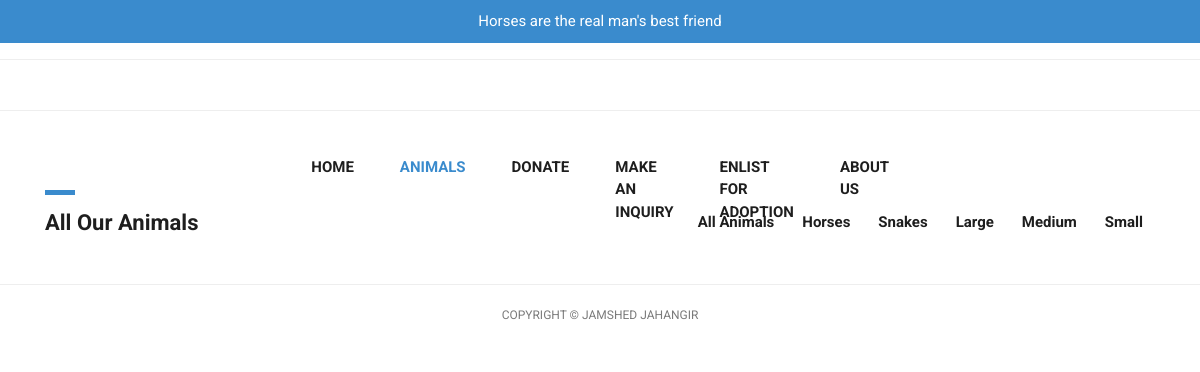
The page /animals.php on the database as committed earlier.
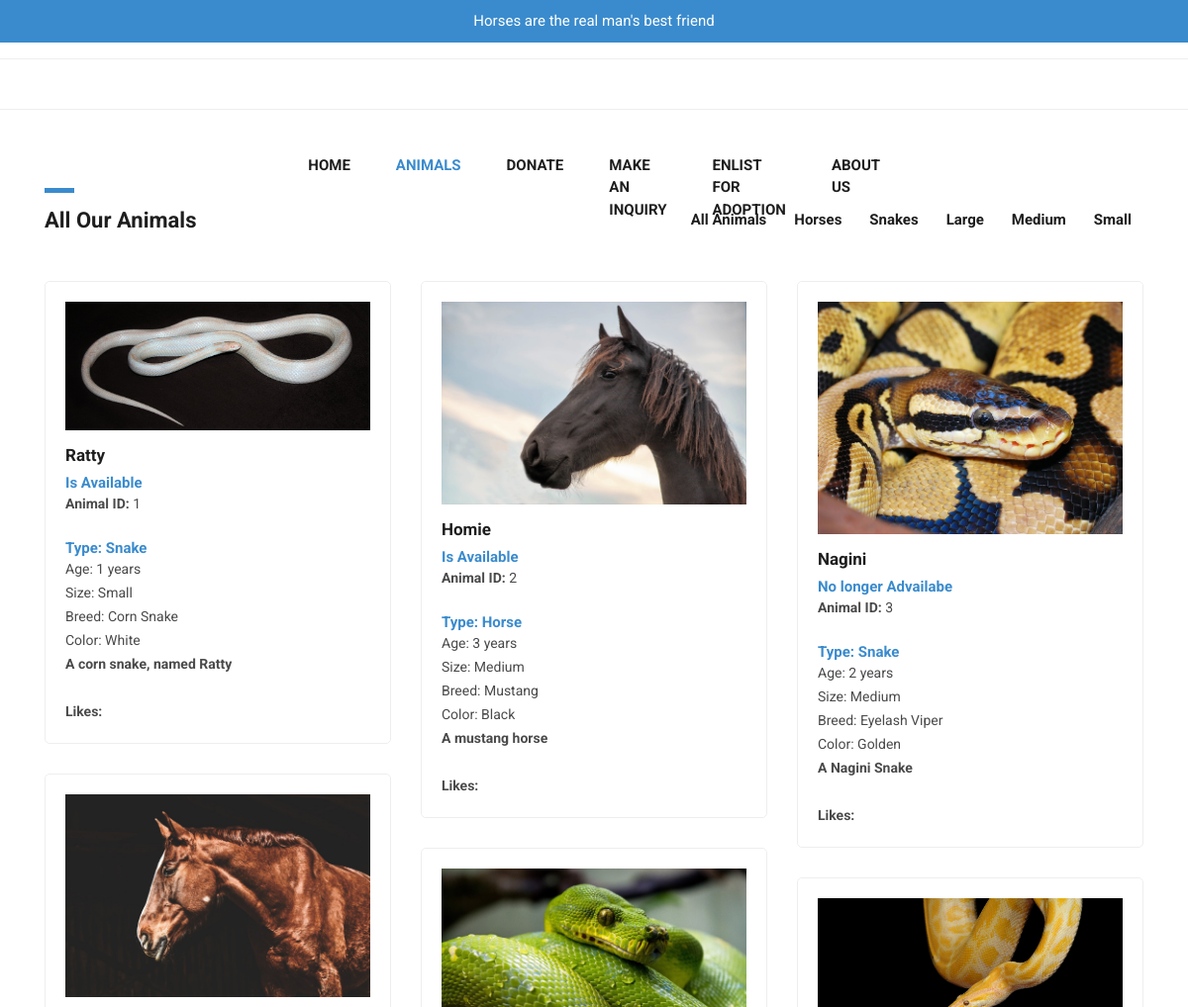
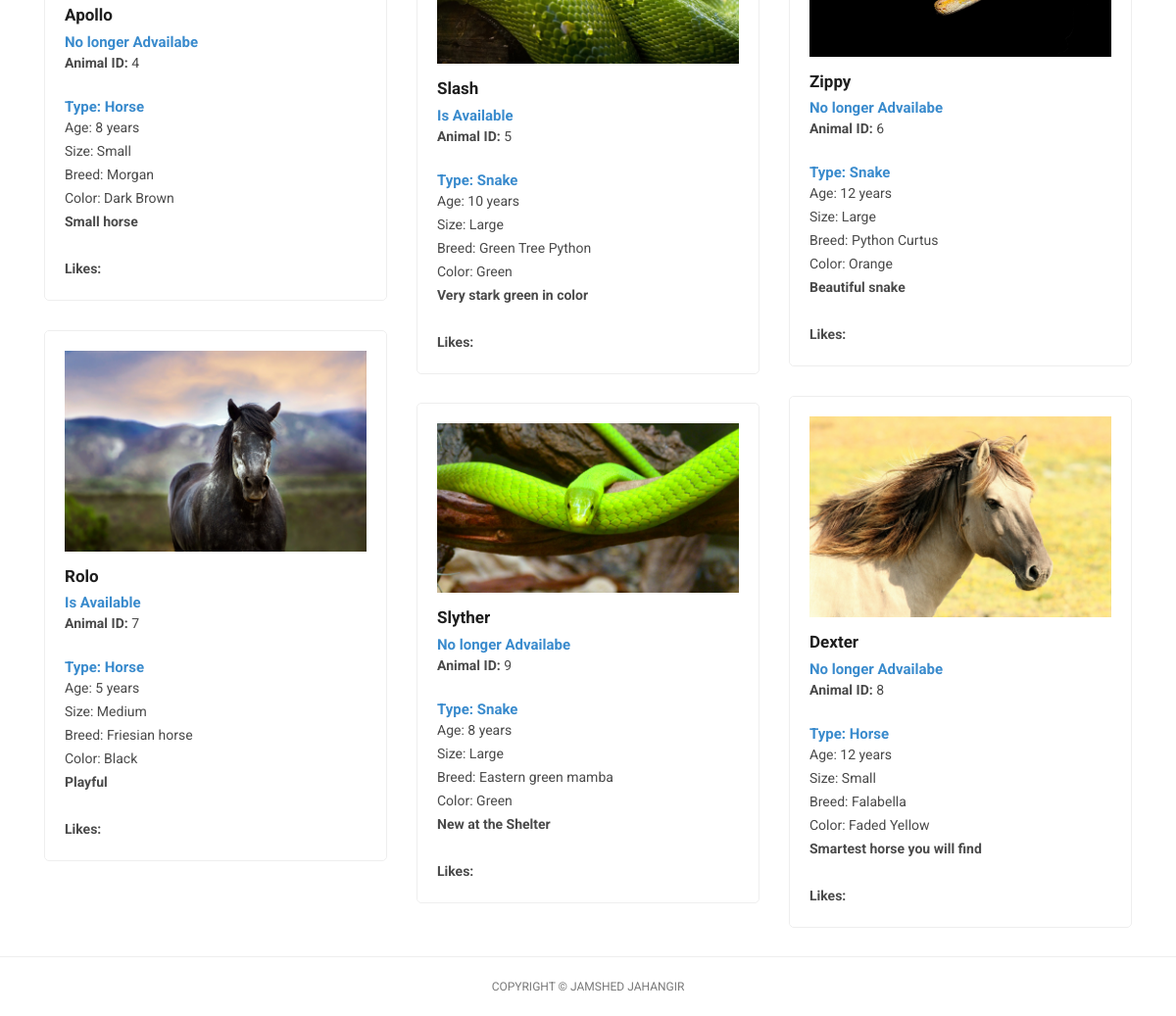
The same page on the database as committed later (2 pictures, top to bottom).
### tables this page shows
CREATE TABLE `ANIMAL` (
  `Animal_ID` int(11) NOT NULL,
  `Animal_type` varchar(20) NOT NULL,
  `Name` varchar(100) NOT NULL,
  `Age` int(11) NOT NULL,
  `Size` varchar(10) NOT NULL,
  `Breed` varchar(50) NOT NULL,
  `Color` varchar(20) NOT NULL,
  `Posted_date` datetime NOT NULL,
  `Description` varchar(1000) DEFAULT NULL,
  `Is_available` tinyint(1) NOT NULL,
  `Num_of_likes` int(11) DEFAULT NULL
);

### animals.php (the view, shortened to what this page needs)
<?php
$servername = "localhost";
$username = "root";
$password = "root";
$dbname = "ANIMAL_SHELTER";
$conn = new mysqli($servername, $username, $password, $dbname);
?>
<!DOCTYPE html>
<html lang="en">
  <head>
    <link href="vendor/bootstrap/css/bootstrap.min.css" rel="stylesheet">
    <link rel="stylesheet" href="assets/css/fontawesome.css">
    <link rel="stylesheet" href="assets/css/tooplate-main.css">
    <link rel="stylesheet" href="assets/css/owl.css">
  </head>
  <body>
    <div id="pre-header">
      <div class="container">
        <div class="row">
          <div class="col-md-12">
            <span>Horses are the real man's best friend</span>
          </div>
        </div>
      </div>
    </div>
    <nav class="navbar navbar-expand-lg navbar-dark bg-dark static-top">
      <div class="container">
        <div class="collapse navbar-collapse" id="navbarResponsive">
          <ul class="navbar-nav ml-auto">
            <li class="nav-item">
              <a class="nav-link" href="index.php">Home</a>
            </li>
            <li class="nav-item active">
              <a class="nav-link" href="animals.php">Animals
              </a>
            </li>
            <li class="nav-item">
              <a class="nav-link" href="donate_money.php">Donate</a>
            </li>
            <li class="nav-item">
              <a class="nav-link" href="make_inquiry.php">Make an Inquiry</a>
            </li>
            <li class="nav-item">
              <a class="nav-link" href="add_animal.php">Enlist for Adoption</a>
            </li>
            <li class="nav-item">
              <a class="nav-link" href="about.html">About Us</a>
            </li>
          </ul>
        </div>
      </div>
    </nav>
    <div class="featured-page">
      <div class="container">
        <div class="row">
          <div class="col-md-4 col-sm-12">
            <div class="section-heading">
              <div class="line-dec"></div>
              <h1>All Our Animals</h1>
            </div>
          </div>
          <div class="col-md-8 col-sm-12">
            <div id="filters" class="button-group">
              <button class="btn btn-primary" data-filter="*">All Animals</button>
              <button class="btn btn-primary" data-filter=".Horse">Horses</button>
              <button class="btn btn-primary" data-filter=".Snake">Snakes</button>
              <button class="btn btn-primary" data-filter=".Large">Large</button>
              <button class="btn btn-primary" data-filter=".Medium">Medium</button>
              <button class="btn btn-primary" data-filter=".Small">Small</button>
            </div>
          </div>
        </div>
      </div>
    </div>
    <div class="featured container no-gutter">
        <div class="row posts">
          <?php
          $query = "SELECT * FROM ANIMAL";
          $i = 1;
          if($result = $conn->query($query) )
          {
            while( $row = mysqli_fetch_array($result) )
            {
              echo '<div id="'.$i.'" class="item '.$row[Animal_type].' '.$row[Size].' col-md-4">';
              echo '<a href="adopt_animal.php">';
              echo '<div class="featured-item">';
              echo '<img src="assets/animal_pics/'.$i++.'.jpg" alt="">';
              echo '<h4>'.$row["Name"].'</h4>';
              if($row[Is_available])
              {
                echo "<h6>Is Available</h6>";
              }
              else
              {
                echo "<h6>No longer Advailabe</h6>";
              }
              echo '<p><strong>Animal ID:</strong> '.$row["Animal_ID"].'</p></br>';
              echo '<h6>Type: '.$row["Animal_type"].'</h6>';
              echo '<p>Age: '.$row["Age"].' years</p>';
              echo '<p>Size: '.$row["Size"].'</p>';
              echo '<p>Breed: '.$row["Breed"].'</p>';
              echo '<p>Color: '.$row["Color"].'</p>';
              echo '<p><strong>'.$row["Description"].'</strong></p></br>';
              echo '<p><strong>Likes:</strong> '.$row["Likes"].'</p>';
              echo '</div>';
              echo '</a>';
              echo '</div>';
            }
          }
          else{
            echo "0 results";
          }
           ?>
        </div>
    </div>
    <div class="sub-footer">
      <div class="container">
        <div class="row">
          <div class="col-md-12">
            <div class="copyright-text">
              <p>Copyright &copy; Jamshed Jahangir</p>
            </div>
          </div>
        </div>
      </div>
    </div>
  </body>
</html>

### assets/css/tooplate-main.css (style rules this page uses)
body { font-family: 'Roboto', sans-serif; transition: all 0.5s; }
p { margin-bottom: 0px; font-size: 14px; color: #4a4a4a; line-height: 24px; }
a { text-decoration: none!important; }
.copyright-text { text-transform: uppercase; }
.section-heading { margin-top: 80px; margin-bottom: 40px; }
.section-heading .line-dec { width: 30px; height: 5px; background-color: #3a8bcd; }
.section-heading h1 { font-size: 22px; font-weight: 700; color: #1e1e1e; margin-top: 15px; }
#pre-header { background-color: #3a8bcd; text-align: center; }
#pre-header span { color: #fff; font-size: 15px; padding: 10px 0px; display: inline-block; }
.bg-dark { background-color: #fff!important; border-bottom: 1px solid #eee; }
#navbarResponsive { z-index: 999; position: absolute; left: 50%; top: 105px; transform: translateX(-50%); }
.navbar-dark .navbar-nav .nav-item { margin: 0px 15px; }
.navbar-dark .navbar-nav .nav-link { text-transform: uppercase; font-size: 15px; font-weight: 700; color: #1e1e1e; transition: all 0.5s; }
.navbar-dark .navbar-nav .nav-link:hover, .navbar-dark .navbar-nav .active>.nav-link, .navbar-dark .navbar-nav .nav-link.active, .navbar-dark .navbar-nav .nav-link.show, .navbar-dark .navbar-nav .show>.nav-link { color: #3a8bcd; }
.navbar:after { width: 100%; height: 1px; background-color: #eee; content: ''; position: absolute; left: 0; bottom: -52px; }
.featured-item { border-radius: 5px; border: 1px solid #eee; padding: 20px; transition: all 0.5s; }
.featured-item img { width: 100%; }
.featured-item h4 { font-size: 17px; font-weight: 700; color: #1e1e1e; margin-top: 15px; transition: all 0.5s; }
.featured-item h6 { color: #3a8bcd; font-size: 15px; font-weight: 700; margin-bottom: 0px; }
.sub-footer { border-top: 1px solid #eee; text-align: center; }
.sub-footer p { font-size: 12px; color: #7a7a7a; line-height: 60px; }
.featured-page { margin-top: 130px; margin-bottom: 40px; }
.featured-page .section-heading { margin-top: 0px; margin-bottom: 0px; }
.featured-page #filters { margin-top: 15px; text-align: right; }
.featured .featured-item { margin-bottom: 30px; text-decoration: none; }
.featured .featured-item h4 { transition: all 0.5s; }
#filters .btn-primary { color: #1e1e1e; border: none; font-size: 15px; font-weight: 700; background-color: transparent; }
.isotope, .isotope .item { -webkit-transition-duration: 0.8s; -moz-transition-duration: 0.8s; -ms-transition-duration: 0.8s; -o-transition-duration: 0.8s; transition-duration: 0.8s; }
.isotope { -webkit-transition-property: height, width; -moz-transition-property: height, width; -ms-transition-property: height, width; -o-transition-property: height, width; transition-property: height, width; }
.isotope .item { -webkit-transition-property: -webkit-transform, opacity; -moz-transition-property: -moz-transform, opacity; -ms-transition-property: -ms-transform, opacity; -o-transition-property: top, left, opacity; transition-property: transform, opacity; }

Rows that differ between the two databases and show on the page:
added animal: shows a picture, Name "Ratty", Is_available "Is Available", Animal_ID "1", Animal_type "Snake", Age "1", Size "Small", Breed "Corn Snake", Color "White", Description "A corn snake, named Ratty"
added animal: shows a picture, Name "Homie", Is_available "Is Available", Animal_ID "2", Animal_type "Horse", Age "3", Size "Medium", Breed "Mustang", Color "Black", Description "A mustang horse"
added animal: shows a picture, Name "Nagini", Is_available "No longer Advailabe", Animal_ID "3", Animal_type "Snake", Age "2", Size "Medium", Breed "Eyelash Viper", Color "Golden", Description "A Nagini Snake"
added animal: shows a picture, Name "Apollo", Is_available "No longer Advailabe", Animal_ID "4", Animal_type "Horse", Age "8", Size "Small", Breed "Morgan", Color "Dark Brown", Description "Small horse"
added animal: shows a picture, Name "Slash", Is_available "Is Available", Animal_ID "5", Animal_type "Snake", Age "10", Size "Large", Breed "Green Tree Python", Color "Green", Description "Very stark green in color"
added animal: shows a picture, Name "Zippy", Is_available "No longer Advailabe", Animal_ID "6", Animal_type "Snake", Age "12", Size "Large", Breed "Python Curtus", Color "Orange", Description "Beautiful snake"
added animal: shows a picture, Name "Rolo", Is_available "Is Available", Animal_ID "7", Animal_type "Horse", Age "5", Size "Medium", Breed "Friesian horse", Color "Black", Description "Playful"
added animal: shows a picture, Name "Dexter", Is_available "No longer Advailabe", Animal_ID "8", Animal_type "Horse", Age "12", Size "Small", Breed "Falabella", Color "Faded Yellow", Description "Smartest horse you will find"
added animal: shows a picture, Name "Slyther", Is_available "No longer Advailabe", Animal_ID "9", Animal_type "Snake", Age "8", Size "Large", Breed "Eastern green mamba", Color "Green", Description "New at the Shelter"
